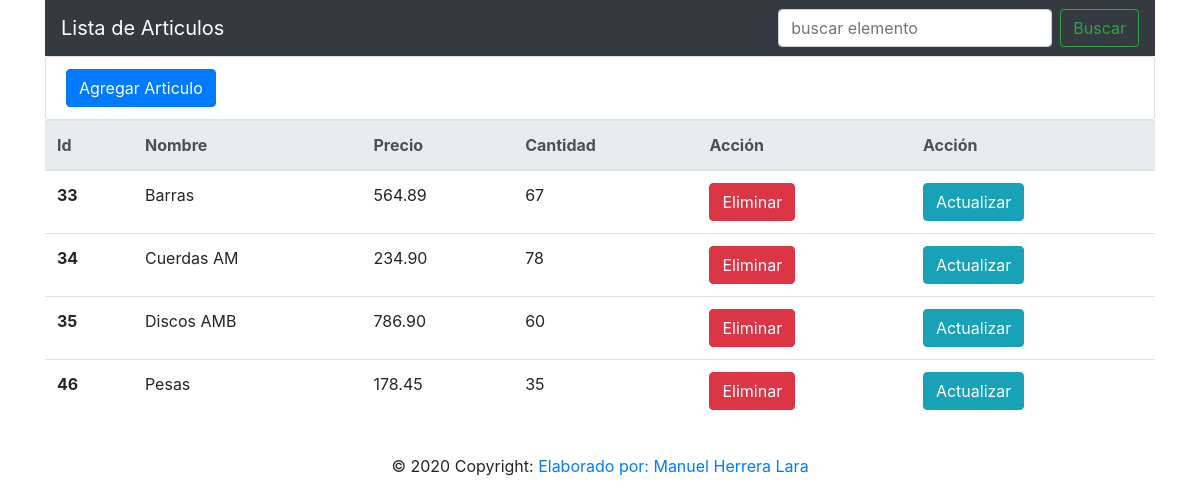
Page /articulos/lista/ on the earlier database version.
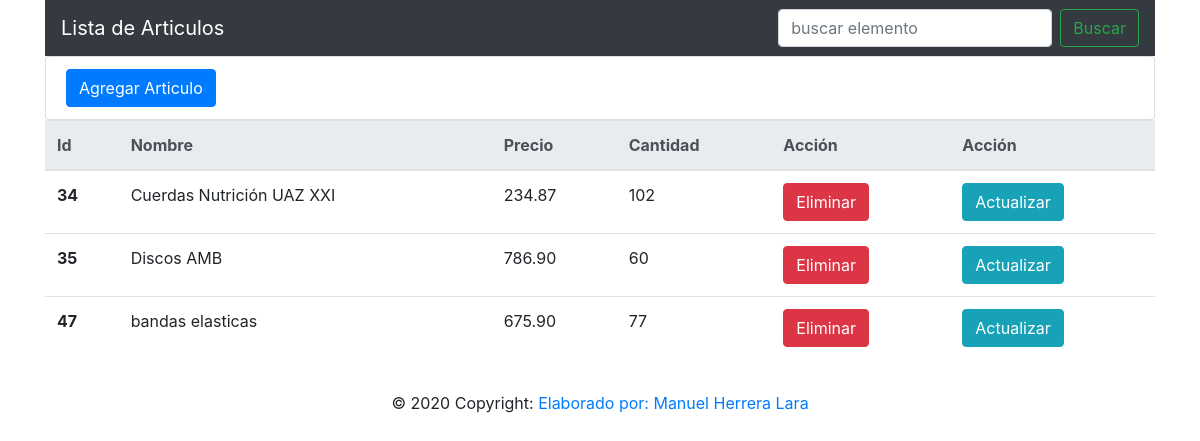
Same page on the later database version.
### articulos/models.py (models this page shows, shortened)
class Articulo(models.Model):
    nombre = models.CharField("Nombre", max_length=100, validators=[
                              MaxLengthValidator(100)])
    cantidad = models.IntegerField("Stock", validators=[validate_cantidad])
    precio = models.DecimalField(
        "Precio unitario", max_digits=10, decimal_places=2)
    descripcion = models.TextField("Descripción", null=True, blank=True)

### articulos/views.py (the view)
# urls.py: path('lista/', views.lista, name="lista_articulos"),
def lista(request):
    articulos = Articulo.objects.all()
    return render(
        request, 'articulos/lista_articulos.html',
        {'articulos': articulos}
    )

### articulos/templates/articulos/lista_articulos.html
{% extends 'articulos/base.html' %}
{% block content%}
    <div class="container">
        <div>
            <ul class="list-group">
                <li class="list-group-item">
                    <a href="{% url 'articulos:agregar' %}">
                        <button type="button" class="btn btn-primary">Agregar Articulo</button>
                    </a>
                </li>
            </ul>
        </div>
        <table class="table">
            <thead class="thead-light">
                <tr>
                    <th scope="col">Id</th>
                    <th scope="col">Nombre</th>
                    <th scope="col">Precio</th>
                    <th scope="col">Cantidad</th>
                    <th acope="col">Acción</th>
                    <th scope="col">Acción</th>
                </tr>
            </thead>
            <tbody>
                {% for articulo in articulos %}
                    <tr>
                        <th scope="row">{{ articulo.id }}</th>
                        <td>{{ articulo.nombre }}</td>
                        <td>{{ articulo.precio }}</td>
                        <td>{{ articulo.cantidad }}</td>
                        <td>
                            <a href="{% url 'articulos:eliminar' articulo.id %}">
                                <button type="button" class="btn btn-danger">Eliminar</button>
                            </a>
                        </td>
                        <td>
                            <a href="{% url 'articulos:actualizar' articulo.id %}">
                                <button type="button" class="btn btn-info">Actualizar</button>
                            </a>
                        </td>
                    </tr>
                {% endfor %}
            </tbody>
        </table>
    </div>
{% endblock%}

### articulos/templates/articulos/base.html (shortened to what this page needs)
<!doctype html>
<html lang="en">
  <head>
    <link rel="stylesheet" href="https://stackpath.bootstrapcdn.com/bootstrap/4.4.1/css/bootstrap.min.css">
  </head>
  <body>
    {% block header%}
        <div class="container">
            <nav class="navbar navbar-dark bg-dark">
                <a class="navbar-brand">Lista de Articulos</a>
                <form class="form-inline">
                <input class="form-control mr-sm-2" type="search" placeholder="buscar elemento" aria-label="Search">
                <button class="btn btn-outline-success my-2 my-sm-0" type="submit">Buscar</button>
                </form>
            </nav>
        </div>
    {% endblock %}
    {% block content %}
    {% endblock %}
    {% block footer %}
      <footer class="page-footer font-small blue">
        <div class="footer-copyright text-center py-3">© 2020 Copyright:
          <a href="https://mdbootstrap.com/education/bootstrap/"> Elaborado por: Manuel Herrera Lara</a>
        </div>
      </footer>
    {% endblock %}
  </body>
</html>

Differences in the rows shown:
removed Articulo: id "33", nombre "Barras", precio "564.89", cantidad "67"
removed Articulo: id "46", nombre "Pesas", precio "178.45", cantidad "35"
changed Articulo id 34: nombre "Cuerdas AM" → "Cuerdas Nutrición UAZ XXI"; precio "234.90" → "234.87"; cantidad "78" → "102"
added Articulo: id "47", nombre "bandas elasticas", precio "675.90", cantidad "77"
